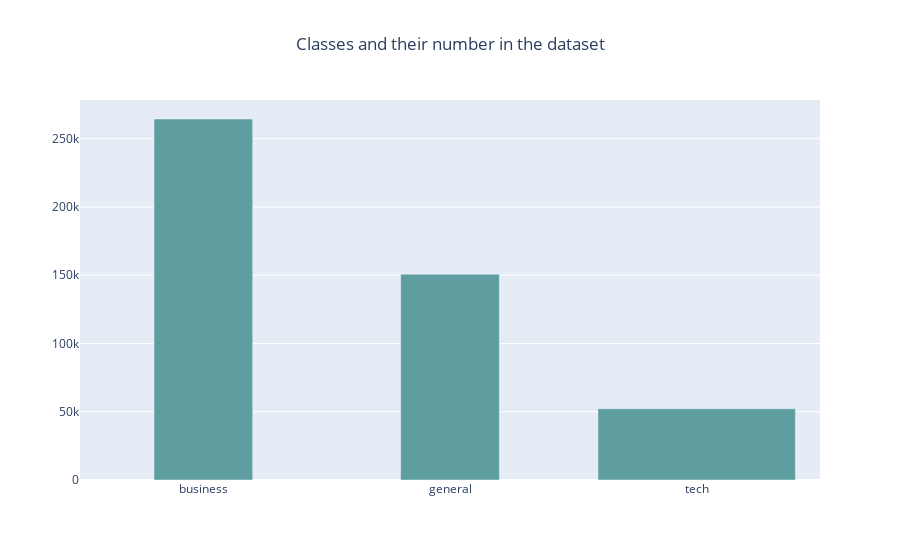

Notebook code cell kept with this figure:
### Code cell
large_groups = data_Clean.groupby(by='Label').count()['Text']
groups = large_groups[large_groups > 10000]
fig = go.Figure()
fig.add_trace(go.Bar(
    x=groups.index,
    y=groups,
    marker_color='cadetblue',
    width=[0.4, 0.4]))

fig.update_layout(title='Classes and their number in the dataset', title_x=0.5)

### Figure 1 — Plotly figure (JSON) as saved in the notebook; plotly's stock layout.template omitted (floating-point values rounded to 4 significant figures)
{"data": [{"marker": {"color": "cadetblue"}, "type": "bar", "width": [0.4, 0.4], "x": ["business", "general", "tech"], "y": [264440, 150700, 52258]}], "layout": {"title": {"text": "Classes and their number in the dataset", "x": 0.5}}}
